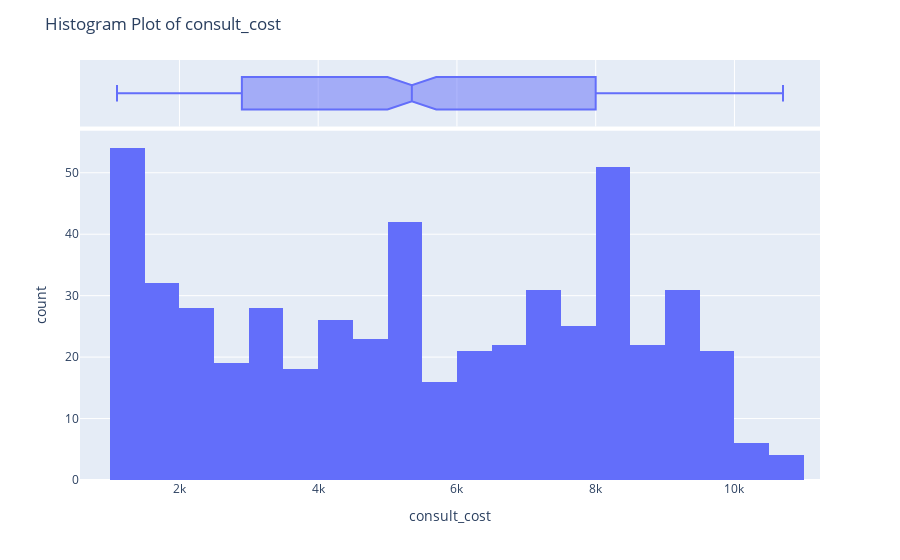

This figure's notebook cell:
### Code cell
fig=px.histogram(simulated_dataframe, x="consult_cost", marginal="box")
fig.update_layout(title_text="Histogram Plot of consult_cost")
fig.show()

### Figure 1 — Plotly figure (JSON) as saved in the notebook; plotly's stock layout.template omitted (floating-point values rounded to 4 significant figures; data arrays with more than 128 entries replaced by an {"elided": "..."} marker saying what was removed)
{"data": [{"alignmentgroup": "True", "bingroup": "x", "hovertemplate": "consult_cost=%{x}<br>count=%{y}<extra></extra>", "legendgroup": "", "marker": {"color": "#636efa", "pattern": {"shape": ""}}, "name": "", "offsetgroup": "", "orientation": "v", "showlegend": false, "type": "histogram", "x": {"elided": "520 int values"}, "xaxis": "x", "yaxis": "y"}, {"alignmentgroup": "True", "hovertemplate": "consult_cost=%{x}<extra></extra>", "legendgroup": "", "marker": {"color": "#636efa"}, "name": "", "notched": true, "offsetgroup": "", "showlegend": false, "type": "box", "x": {"elided": "520 int values"}, "xaxis": "x2", "yaxis": "y2"}], "layout": {"barmode": "relative", "legend": {"tracegroupgap": 0}, "margin": {"t": 60}, "title": {"text": "Histogram Plot of consult_cost"}, "xaxis": {"anchor": "y", "domain": [0, 1], "title": {"text": "consult_cost"}}, "xaxis2": {"anchor": "y2", "domain": [0, 1], "matches": "x", "showgrid": true, "showticklabels": false}, "yaxis": {"anchor": "x", "domain": [0, 0.8316], "title": {"text": "count"}}, "yaxis2": {"anchor": "x2", "domain": [0.8416, 1], "matches": "y2", "showgrid": false, "showline": false, "showticklabels": false, "ticks": ""}}}
